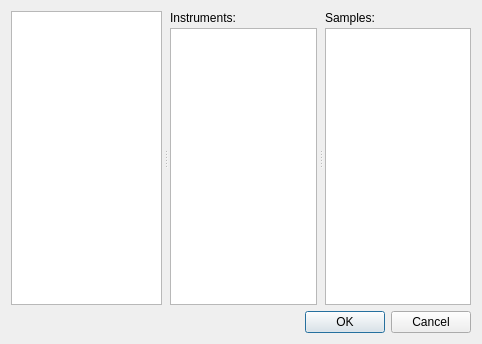
<?xml version="1.0" encoding="UTF-8"?>
<ui version="4.0">
 <class>dlg_samples_explorer</class>
 <widget class="QDialog" name="dlg_samples_explorer">
  <property name="geometry">
   <rect>
    <x>0</x>
    <y>0</y>
    <width>482</width>
    <height>344</height>
   </rect>
  </property>
  <property name="windowTitle">
   <string>Samples Explorer</string>
  </property>
  <layout class="QVBoxLayout" name="verticalLayout">
   <item>
    <widget class="QSplitter" name="splitter">
     <property name="orientation">
      <enum>Qt::Horizontal</enum>
     </property>
     <property name="handleWidth">
      <number>8</number>
     </property>
     <widget class="QTreeView" name="tree_files">
      <property name="selectionMode">
       <enum>QAbstractItemView::ExtendedSelection</enum>
      </property>
     </widget>
     <widget class="QSplitter" name="right_splitter">
      <property name="orientation">
       <enum>Qt::Horizontal</enum>
      </property>
      <property name="handleWidth">
       <number>8</number>
      </property>
      <widget class="QWidget" name="layoutWidget">
       <layout class="QVBoxLayout" name="inst_layout">
        <property name="spacing">
         <number>3</number>
        </property>
        <item>
         <widget class="QLabel" name="lbl2">
          <property name="text">
           <string>Instruments:</string>
          </property>
         </widget>
        </item>
        <item>
         <widget class="QListWidget" name="lst_instruments"/>
        </item>
       </layout>
      </widget>
      <widget class="QWidget" name="layoutWidget">
       <layout class="QVBoxLayout" name="samples_layout">
        <property name="spacing">
         <number>3</number>
        </property>
        <item>
         <widget class="QLabel" name="lbl1">
          <property name="text">
           <string>Samples:</string>
          </property>
         </widget>
        </item>
        <item>
         <widget class="QListWidget" name="lst_samples"/>
        </item>
       </layout>
      </widget>
     </widget>
    </widget>
   </item>
   <item>
    <widget class="QDialogButtonBox" name="button_box">
     <property name="orientation">
      <enum>Qt::Horizontal</enum>
     </property>
     <property name="standardButtons">
      <set>QDialogButtonBox::Cancel|QDialogButtonBox::Ok</set>
     </property>
    </widget>
   </item>
  </layout>
 </widget>
 <tabstops>
  <tabstop>tree_files</tabstop>
  <tabstop>lst_instruments</tabstop>
  <tabstop>lst_samples</tabstop>
 </tabstops>
 <resources/>
 <connections>
  <connection>
   <sender>button_box</sender>
   <signal>accepted()</signal>
   <receiver>dlg_samples_explorer</receiver>
   <slot>accept()</slot>
   <hints>
    <hint type="sourcelabel">
     <x>750</x>
     <y>439</y>
    </hint>
    <hint type="destinationlabel">
     <x>799</x>
     <y>223</y>
    </hint>
   </hints>
  </connection>
  <connection>
   <sender>button_box</sender>
   <signal>rejected()</signal>
   <receiver>dlg_samples_explorer</receiver>
   <slot>reject()</slot>
   <hints>
    <hint type="sourcelabel">
     <x>780</x>
     <y>435</y>
    </hint>
    <hint type="destinationlabel">
     <x>800</x>
     <y>335</y>
    </hint>
   </hints>
  </connection>
 </connections>
</ui>
